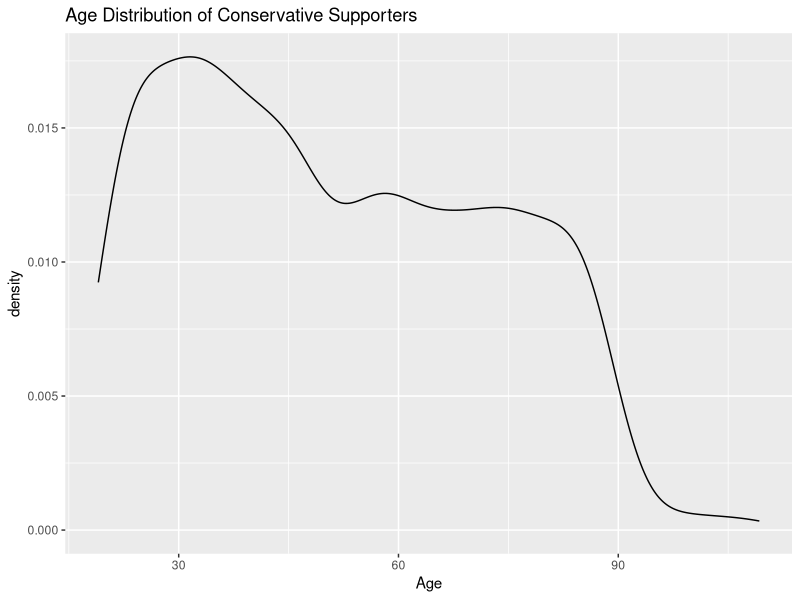
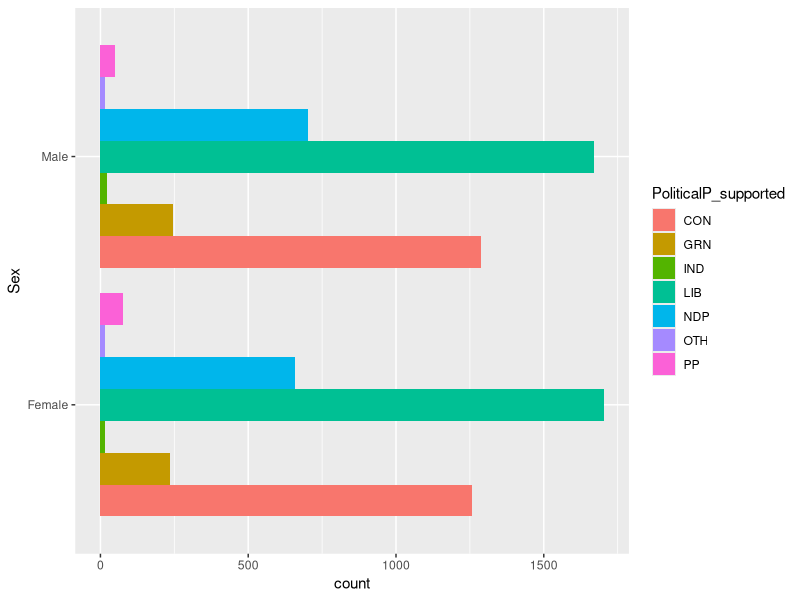
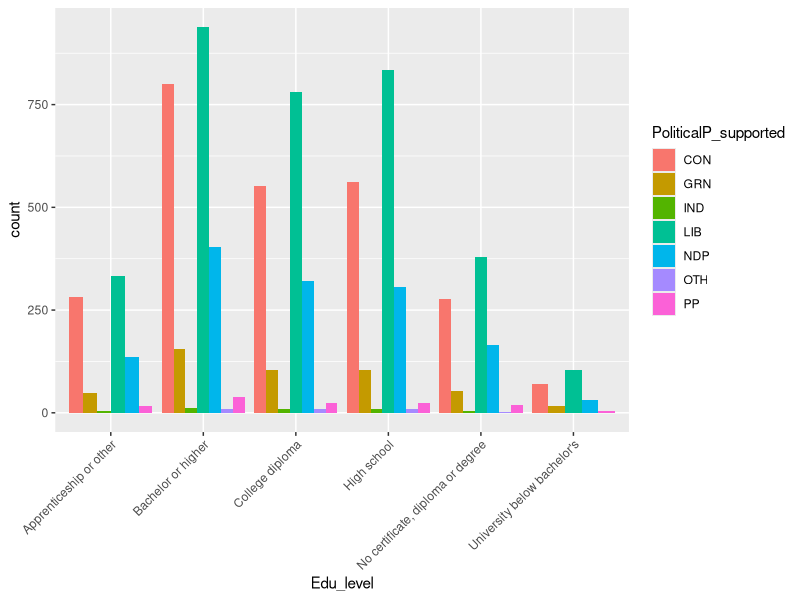
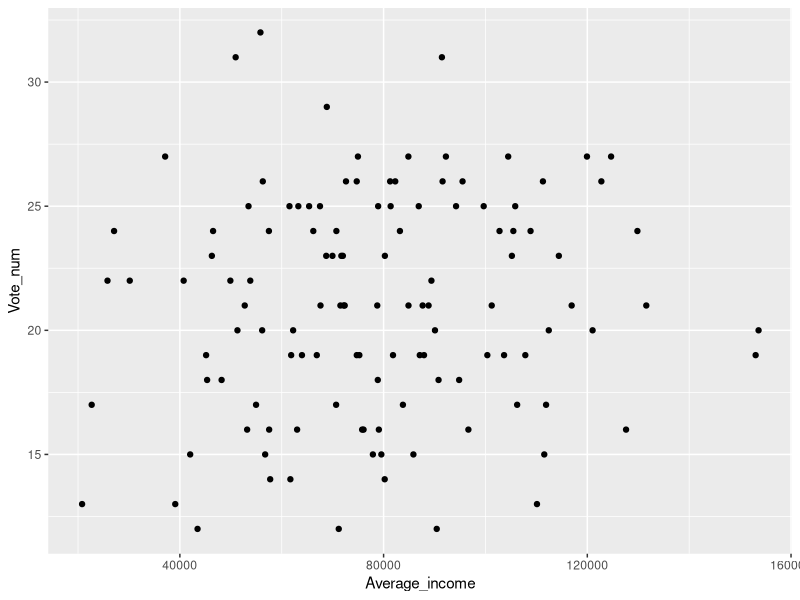

The R source for these figures, in order:
## ---- chunk 1
knitr::opts_chunk$set(echo = TRUE)
library(tidyverse)
## ---- chunk 2
# Size of population (Number of simulations)
N<-100000
set.seed(538)
# Age
# We assume in each age group, ages appears at equal probability, so it follows a uniform distribution.
Age_0_18 <-runif(N*0.21, min = 0, max = 18)
Age_19_49<-runif(N*0.41, min = 19, max = 49)
Age_50_89<-runif(N*0.37, min = 50, max = 89)
Age_90_over<-runif(N*0.010, min = 90, max = 110)
#This is the simulated Age data
Age_all<-c(Age_0_18, Age_19_49, Age_50_89, Age_90_over)
# Shuffle the data
Age<-sample(Age_all)

# Sex
set.seed(233)
Sex_types<-c("Female","Male")
Sex<-sample(Sex_types, N, replace = T)

# District
set.seed(304)
FEDistrict<-sample(1:121, N, replace = T)


# Political Party supported
set.seed(347)

# Simulate according to the past vote share
Poli_Parties<-c("LIB","CON","NDP","GRN","IND","PP","OTH")
PoliticalP_supported<-sample(Poli_Parties,N,prob = c(0.414, 0.332, 0.168, 0.062, 0.004, 0.016, 0.004), replace = T)


# Education level
set.seed(302)

Edu_level_types<-c("Bachelor or higher","University below bachelor's", "College diploma","Apprenticeship or other","High school","No certificate, diploma or degree")
Edu_level<-sample(Edu_level_types, N, prob = c(0.285, 0.031, 0.224, 0.108, 0.237, 0.115),replace = T)


#2018 after taxed
set.seed(303)

Income_under_15000<- runif(N*0.2, min = 0, max = 14999)
Income_15000_24999<- runif(N*0.2, min = 15000, max = 24999)
Income_25000_39999<- runif(N*0.2, min = 25000, max = 39999)
Income_40000_59999<- runif(N*0.2, min = 40000, max = 59999)
Income_60000_over<- runif(N*0.2, min = 60000, max = 500000)
Income_all<-c(Income_under_15000, Income_15000_24999,Income_25000_39999,Income_40000_59999,Income_60000_over)
#shuffle
Income<-sample(Income_all)


#Combine together
set.seed(305)

All_together.df<-tibble(Age, Sex, PoliticalP_supported, Edu_level, Income, FEDistrict)
#Sampling, using SRS, randomly pick from the data frame.
sample_selcet_rows<-sample(N,10000)
sample_dataset<-All_together.df[sample_selcet_rows,]
#Then we filter out people that is under 18, who is not eligible to vote for election.
Sample_clean<-sample_dataset %>% filter(Age>=18)
sample_size<-nrow(Sample_clean)
## ---- chunk 3
# Polling for each political party
Sample_clean %>% group_by(PoliticalP_supported) %>%
  summarise(Polling=n()/sample_size)
## ---- chunk 4
# Age distribution of supporters of Conservative
Sample_clean %>% filter(PoliticalP_supported == "CON") %>% 
  ggplot(aes(x=Age))+
  labs(title="Age Distribution of Conservative Supporters")+
  geom_density()
## ---- chunk 5
# Sex ratio
Sample_clean %>% ggplot(aes(x=Sex,fill=PoliticalP_supported))+
  geom_bar(position="dodge")+
  coord_flip()
## ---- chunk 6
# Education Level
Sample_clean %>% ggplot(aes(x=Edu_level,fill=PoliticalP_supported))+
  geom_bar(position="dodge")+
  theme(axis.text.x=element_text(angle=45,hjust=1))
## ---- chunk 7
# Annual ncome,federal electoral district and vote for Conservative
# Calculate average annual income for each district
Sample_only_con<-Sample_clean %>% filter(PoliticalP_supported == "CON")
Average_income<-c()

for (index in 1:121) {
  samp_distrct<-Sample_only_con %>% filter(FEDistrict == index)
  Average_income[index]=sum(samp_distrct$Income)/nrow(samp_distrct)
}

order_num<-c(1:121)
Mean_Income<-cbind(order_num, Average_income)

# Calculate number of votes
Vote_num<-c()

for (i in 1:121) {
  vote_district<-Sample_only_con %>% filter(FEDistrict==i)
  Vote_num[i]=nrow(vote_district)
}

Mean_Income_and_votes<-as.data.frame(cbind(Mean_Income,Vote_num))
Mean_Income_and_votes %>% 
  ggplot(aes(x=Average_income,y=Vote_num))+
  geom_point()
